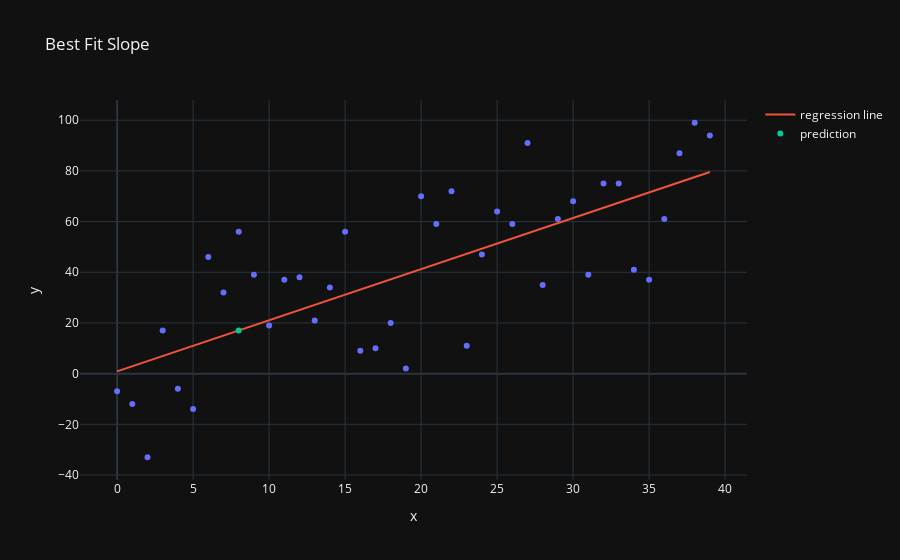

Notebook code cell kept with this figure:
### Code cell
plot = px.scatter(x=xs, y=ys, title="Best Fit Slope", template="plotly_dark")
plot.add_scatter(x=xs, y=regression_line, mode="lines", name="regression line")
plot.add_scatter(x=[predict_x], y=[predict_y], mode="markers", name="prediction")
plot.show()

### Figure 1 — Plotly figure (JSON) as saved in the notebook; plotly's stock layout.template omitted (floating-point values rounded to 4 significant figures)
{"data": [{"hovertemplate": "x=%{x}<br>y=%{y}<extra></extra>", "legendgroup": "", "marker": {"color": "#636efa", "symbol": "circle"}, "mode": "markers", "name": "", "orientation": "v", "showlegend": false, "type": "scatter", "x": [0, 1, 2, 3, 4, 5, 6, 7, 8, 9, 10, 11, 12, 13, 14, 15, 16, 17, 18, 19, 20, 21, 22, 23, 24, 25, 26, 27, 28, 29, 30, 31, 32, 33, 34, 35, 36, 37, 38, 39], "xaxis": "x", "y": [-7, -12, -33, 17, -6, -14, 46, 32, 56, 39, 19, 37, 38, 21, 34, 56, 9, 10, 20, 2, 70, 59, 72, 11, 47, 64, 59, 91, 35, 61, 68, 39, 75, 75, 41, 37, 61, 87, 99, 94], "yaxis": "y"}, {"mode": "lines", "name": "regression line", "type": "scatter", "x": [0, 1, 2, 3, 4, 5, 6, 7, 8, 9, 10, 11, 12, 13, 14, 15, 16, 17, 18, 19, 20, 21, 22, 23, 24, 25, 26, 27, 28, 29, 30, 31, 32, 33, 34, 35, 36, 37, 38, 39], "y": [0.872, 2.89, 4.908, 6.926, 8.944, 10.96, 12.98, 15.0, 17.02, 19.03, 21.05, 23.07, 25.09, 27.11, 29.13, 31.14, 33.16, 35.18, 37.2, 39.22, 41.23, 43.25, 45.27, 47.29, 49.31, 51.32, 53.34, 55.36, 57.38, 59.4, 61.42, 63.43, 65.45, 67.47, 69.49, 71.51, 73.52, 75.54, 77.56, 79.58]}, {"mode": "markers", "name": "prediction", "type": "scatter", "x": [8], "y": [17.02]}], "layout": {"legend": {"tracegroupgap": 0}, "title": {"text": "Best Fit Slope"}, "xaxis": {"anchor": "y", "domain": [0, 1], "title": {"text": "x"}}, "yaxis": {"anchor": "x", "domain": [0, 1], "title": {"text": "y"}}}}
